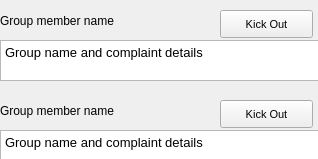
      <widget class="QWidget" name="scrollAreaWidgetContents_15">
       <property name="geometry">
        <rect>
         <x>0</x>
         <y>0</y>
         <width>318</width>
         <height>159</height>
        </rect>
       </property>
       <widget class="QTextBrowser" name="textBrowser_62">
        <property name="geometry">
         <rect>
          <x>0</x>
          <y>40</y>
          <width>321</width>
          <height>41</height>
         </rect>
        </property>
        <property name="frameShape">
         <enum>QFrame::StyledPanel</enum>
        </property>
        <property name="frameShadow">
         <enum>QFrame::Sunken</enum>
        </property>
        <property name="html">
         <string>&lt;!DOCTYPE HTML PUBLIC &quot;-//W3C//DTD HTML 4.0//EN&quot; &quot;http://www.w3.org/TR/REC-html40/strict.dtd&quot;&gt;
&lt;html&gt;&lt;head&gt;&lt;meta name=&quot;qrichtext&quot; content=&quot;1&quot; /&gt;&lt;style type=&quot;text/css&quot;&gt;
p, li { white-space: pre-wrap; }
&lt;/style&gt;&lt;/head&gt;&lt;body style=&quot; font-family:'MS Shell Dlg 2'; font-size:10pt; font-weight:400; font-style:normal;&quot;&gt;
&lt;p style=&quot; margin-top:0px; margin-bottom:0px; margin-left:0px; margin-right:0px; -qt-block-indent:0; text-indent:0px;&quot;&gt;Group name and complaint details&lt;/p&gt;&lt;/body&gt;&lt;/html&gt;</string>
        </property>
       </widget>
       <widget class="QTextBrowser" name="textBrowser_63">
        <property name="geometry">
         <rect>
          <x>0</x>
          <y>130</y>
          <width>321</width>
          <height>41</height>
         </rect>
        </property>
        <property name="frameShape">
         <enum>QFrame::StyledPanel</enum>
        </property>
        <property name="frameShadow">
         <enum>QFrame::Sunken</enum>
        </property>
        <property name="html">
         <string>&lt;!DOCTYPE HTML PUBLIC &quot;-//W3C//DTD HTML 4.0//EN&quot; &quot;http://www.w3.org/TR/REC-html40/strict.dtd&quot;&gt;
&lt;html&gt;&lt;head&gt;&lt;meta name=&quot;qrichtext&quot; content=&quot;1&quot; /&gt;&lt;style type=&quot;text/css&quot;&gt;
p, li { white-space: pre-wrap; }
&lt;/style&gt;&lt;/head&gt;&lt;body style=&quot; font-family:'MS Shell Dlg 2'; font-size:10pt; font-weight:400; font-style:normal;&quot;&gt;
&lt;p style=&quot; margin-top:0px; margin-bottom:0px; margin-left:0px; margin-right:0px; -qt-block-indent:0; text-indent:0px;&quot;&gt;Group name and complaint details&lt;/p&gt;&lt;/body&gt;&lt;/html&gt;</string>
        </property>
       </widget>
       <widget class="QTextBrowser" name="textBrowser_64">
        <property name="geometry">
         <rect>
          <x>0</x>
          <y>250</y>
          <width>321</width>
          <height>41</height>
         </rect>
        </property>
        <property name="frameShape">
         <enum>QFrame::StyledPanel</enum>
        </property>
        <property name="frameShadow">
         <enum>QFrame::Sunken</enum>
        </property>
        <property name="html">
         <string>&lt;!DOCTYPE HTML PUBLIC &quot;-//W3C//DTD HTML 4.0//EN&quot; &quot;http://www.w3.org/TR/REC-html40/strict.dtd&quot;&gt;
&lt;html&gt;&lt;head&gt;&lt;meta name=&quot;qrichtext&quot; content=&quot;1&quot; /&gt;&lt;style type=&quot;text/css&quot;&gt;
p, li { white-space: pre-wrap; }
&lt;/style&gt;&lt;/head&gt;&lt;body style=&quot; font-family:'MS Shell Dlg 2'; font-size:10pt; font-weight:400; font-style:normal;&quot;&gt;
&lt;p style=&quot; margin-top:0px; margin-bottom:0px; margin-left:0px; margin-right:0px; -qt-block-indent:0; text-indent:0px;&quot;&gt;referral name and referral email&lt;/p&gt;&lt;/body&gt;&lt;/html&gt;</string>
        </property>
       </widget>
       <widget class="QCheckBox" name="checkBox_48">
        <property name="geometry">
         <rect>
          <x>0</x>
          <y>230</y>
          <width>301</width>
          <height>20</height>
         </rect>
        </property>
        <property name="text">
         <string>Account C: applicant name</string>
        </property>
       </widget>
       <widget class="QLabel" name="label_84">
        <property name="geometry">
         <rect>
          <x>0</x>
          <y>10</y>
          <width>181</width>
          <height>21</height>
         </rect>
        </property>
        <property name="text">
         <string>Group member name</string>
        </property>
       </widget>
       <widget class="QLabel" name="label_85">
        <property name="geometry">
         <rect>
          <x>0</x>
          <y>100</y>
          <width>181</width>
          <height>21</height>
         </rect>
        </property>
        <property name="text">
         <string>Group member name</string>
        </property>
       </widget>
       <widget class="QPushButton" name="pushButton_95">
        <property name="geometry">
         <rect>
          <x>220</x>
          <y>10</y>
          <width>93</width>
          <height>28</height>
         </rect>
        </property>
        <property name="font">
         <font>
          <pointsize>8</pointsize>
         </font>
        </property>
        <property name="text">
         <string>Kick Out</string>
        </property>
        <property name="autoDefault">
         <bool>true</bool>
        </property>
        <property name="default">
         <bool>false</bool>
        </property>
       </widget>
       <widget class="QPushButton" name="pushButton_96">
        <property name="geometry">
         <rect>
          <x>220</x>
          <y>100</y>
          <width>93</width>
          <height>28</height>
         </rect>
        </property>
        <property name="font">
         <font>
          <pointsize>8</pointsize>
         </font>
        </property>
        <property name="text">
         <string>Kick Out</string>
        </property>
        <property name="autoDefault">
         <bool>true</bool>
        </property>
        <property name="default">
         <bool>false</bool>
        </property>
       </widget>
      </widget>
